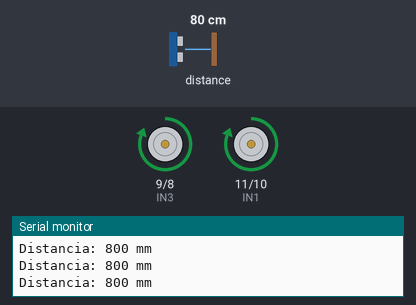
Recording of a sketch running on a simulated Arduino Uno, built with avr-gcc and run on an emulated ATmega328P. Shown: motor-driver pin pairs drawn as motors (green arrow = first pin HIGH = forward, orange = second pin HIGH = backward, longer = more drive), the last lines printed to the serial monitor. The test bench sets the inputs (shaded band); at power-on: distance to the obstacle 80 cm.

Above: at 2.2 s.
2.3 s: distance to the obstacle set to 22 cm
5.3 s: distance to the obstacle set to 18 cm
At 6.2 s:
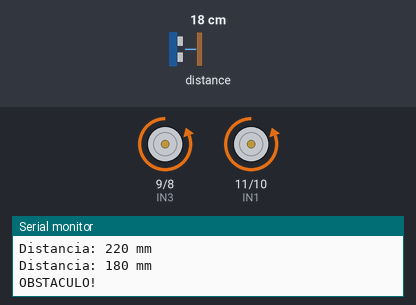
At 7.6 s:
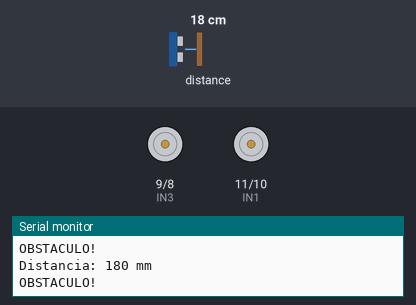
8.3 s: distance to the obstacle set to 35 cm
11.1 s: distance to the obstacle set to 2 cm
At 12.7 s:
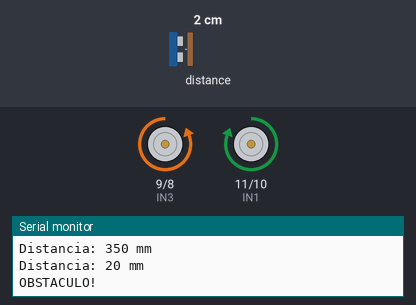
Timing chart, 0 to 15.1 s (numbered marks = the images above; inputs shaded):
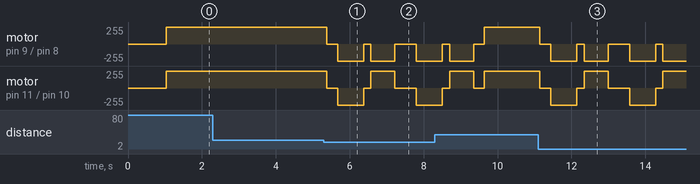

The sketch:

carrinho.ino
```cpp
#include <Wire.h>
#include <Adafruit_VL53L0X.h>

Adafruit_VL53L0X sensor = Adafruit_VL53L0X();

// L298N
#define IN1 11
#define IN2 10
#define IN3 9
#define IN4 8

// 20 cm
#define DISTANCIA_OBSTACULO 200

void frente() {
  digitalWrite(IN1, HIGH);
  digitalWrite(IN2, LOW);

  digitalWrite(IN3, HIGH);
  digitalWrite(IN4, LOW);
}

void tras() {
  digitalWrite(IN1, LOW);
  digitalWrite(IN2, HIGH);

  digitalWrite(IN3, LOW);
  digitalWrite(IN4, HIGH);
}

void direita() {
  // Uma roda para frente e outra para trás
  digitalWrite(IN1, HIGH);
  digitalWrite(IN2, LOW);

  digitalWrite(IN3, LOW);
  digitalWrite(IN4, HIGH);
}

void parar() {
  digitalWrite(IN1, LOW);
  digitalWrite(IN2, LOW);
  digitalWrite(IN3, LOW);
  digitalWrite(IN4, LOW);
}

void setup() {
  Serial.begin(9600);

  pinMode(IN1, OUTPUT);
  pinMode(IN2, OUTPUT);
  pinMode(IN3, OUTPUT);
  pinMode(IN4, OUTPUT);

  parar();

  Wire.begin();

  Serial.println("Iniciando sensor...");

  if (!sensor.begin()) {
    Serial.println("ERRO: sensor VL53L0X nao encontrado!");

    while (1) {
      parar();
      delay(100);
    }
  }

  Serial.println("Sensor OK!");
  Serial.println("Carrinho iniciado!");

  delay(1000);
}

void loop() {

  VL53L0X_RangingMeasurementData_t medida;

  sensor.rangingTest(&medida, false);

  if (medida.RangeStatus != 4) {

    int distancia = medida.RangeMilliMeter;

    Serial.print("Distancia: ");
    Serial.print(distancia);
    Serial.println(" mm");

    if (distancia <= DISTANCIA_OBSTACULO) {

      Serial.println("OBSTACULO!");

      // Para
      parar();
      delay(300);

      // Dá ré
      tras();
      delay(700);

      parar();
      delay(200);

      // Vira para direita
      direita();
      delay(650);

      parar();
      delay(200);

    } else {

      // Sem obstáculo
      frente();
    }

  } else {

    // Se não enxergar nada, caminho livre
    Serial.println("Sem obstaculo no alcance");
    frente();
  }

  delay(50);
}
```

Measured:
- the behaviour switches between 21 and 20 cm on distance to the obstacle (found by bisection; images 0 and 1)
